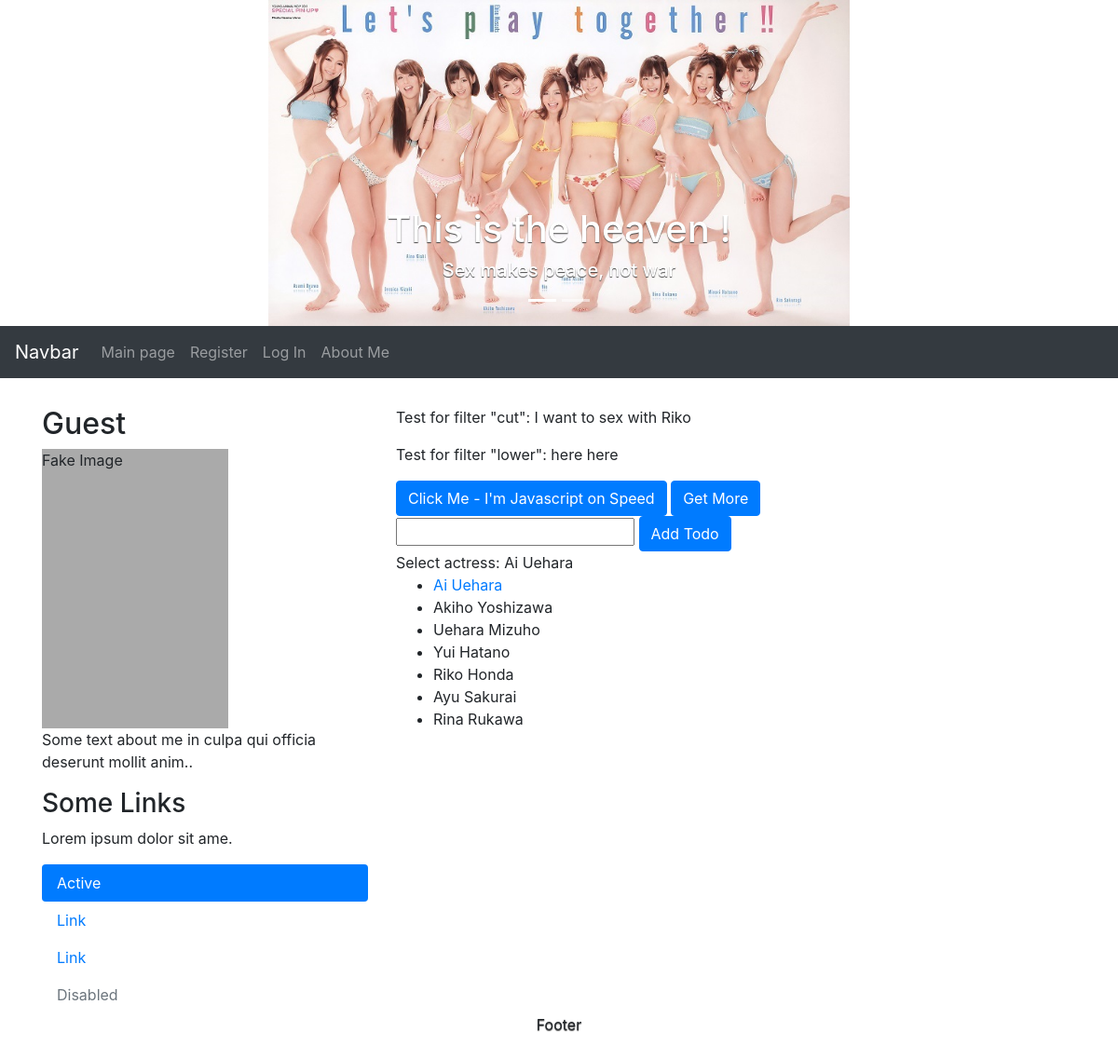
The page /jav/about on the database its author committed.
### jav/models.py (models this page shows, shortened)
class Actress(models.Model):
    name = models.CharField(max_length=128, unique=True)
    view = models.IntegerField(default=0)
    like = models.IntegerField(default=0)
    image = models.ImageField(upload_to='actress_images/', blank=True)
    slug = models.SlugField()

### jav/views.py (the view)
# urls.py: path('about', views.about, name='about'),
def about(request):
    return render(request, 'jav/about.html', {})

### jav/templatetags/jav_tags.py (called while the page is built)
@register.filter
def cut(value, arg):
    return value.replace(arg, '')

@register.filter
def lower(value):
    return value.lower()

@register.inclusion_tag('jav/all_actress_tag.html')
def show_actress(selected):
    actresses = Actress.objects.all()
    return {'actresses' : actresses, 'selected_actress': selected}

### jav/templates/jav/about.html (shortened to what this page needs)
{% extends 'base.html' %}
{% load jav_tags static %}
{% block body_block %}
<p>Test for filter "cut": {{ "I want to sex with Riko Ai"|cut:"Ai" }}</p>
<p>Test for filter "lower": {{ "HERE HERE" | lower }}</p>
<button id="about-btn" class="btn btn-primary"> Click Me - I'm Javascript on Speed</button>
<button id="get-more" class="btn btn-primary"> Get More</button>
<form method="POST" action="{% url 'add_todo' %}">
    <input id="item" type="text" />
    <button id="add-todo" class="btn btn-primary"> Add Todo</button>
</form>
{% show_actress selected="Ai Uehara" %}
{% endblock %}

### jav/templates/jav/all_actress_tag.html
{% if actresses %}
    <div> Select actress: {{ selected_actress }}</div>
    <ul>
    {% for actress in actresses %}
        {% if actress.name == selected_actress %}
        <li><a href="{% url 'actress-detail' actress.slug %}">{{ actress.name }}</a></li>
        {% else %}
        <li class> {{ actress.name }} </li>
        {% endif %}
    {% endfor %}
    </ul>
{% else %}
    <p> Nothing ! </p>
{% endif %}

### rows shown on the page
Actress: name "Ai Uehara"
Actress: name "Akiho Yoshizawa"
Actress: name "Uehara Mizuho"
Actress: name "Yui Hatano"
Actress: name "Riko Honda"
Actress: name "Ayu Sakurai"
Actress: name "Rina Rukawa"

### other values the page prints
{{ "I want to sex with Riko Ai"|cut:"Ai" }} "I want to sex with Riko"
{{ "HERE HERE" | lower }} "here here"
